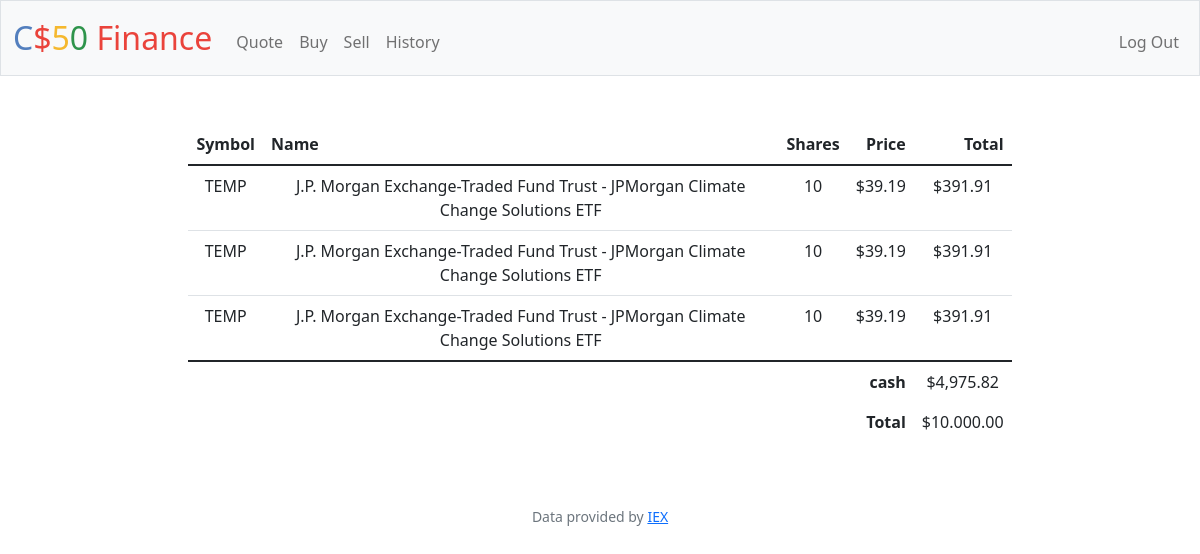
Screenshot of / (signed in) with the database file from the repository.
### tables this page shows
CREATE TABLE trans (
    id INTEGER PRIMARY KEY AUTOINCREMENT,
    user_id INTEGER NOT NULL,
    symbol TEXT NOT NULL,
    name TEXT NOT NULL,
    shares INTEGER NOT NULL,
    price REAL NOT NULL,
    total REAl NOT NULL,
    time DATETIME NOT NULL,
    FOREIGN KEY (user_id) REFERENCES users(id)
);

### app.py (the view)
@app.route("/")
@login_required
def index():
    if request.method == "GET":
        user_id = session['user_id']
        cash_place = db.execute("SELECT cash FROM users WHERE id = ?",session['user_id'])
        cash_place = cash_place[0]['cash']
        cash_place = f"${cash_place:,.2f}".format(cash_place)
        result = db.execute("SELECT * FROM trans WHERE user_id = ?",session['user_id'])
        for i,v in enumerate(result):
            price_temp = v['price']
            new_price_temp = f"${price_temp:,.2f}".format(price_temp)
            result[i]['price'] = new_price_temp
            total_temp = v['total']
            new_total = f"${total_temp:,.2f}".format(total_temp)
            v['total'] = new_total
        CASH_TOTAL_PLACE = "$10.000.00"
        return render_template("index.html",value=result,total=CASH_TOTAL_PLACE,cash_place=cash_place)

### app.py (called while the page is built)
@app.after_request
def after_request(response):
    response.headers["Cache-Control"] = "no-cache, no-store, must-revalidate"
    response.headers["Expires"] = 0
    response.headers["Pragma"] = "no-cache"
    return response

### helpers.py (called while the page is built)
def login_required(f):
    @wraps(f)
    def decorated_function(*args, **kwargs):
        if session.get("user_id") is None:
            return redirect("/login")
        return f(*args, **kwargs)
    return decorated_function

### templates/index.html (shortened to what this page needs)
{% extends 'layout.html' %}
{% block main %}
<div class="my-auto">
<table class="table ">
    <thead>
      <tr>
        <th class="text-start" scope="col">Symbol</th>
        <th class="text-start" scope="col">Name</th>
        <th class="text-end" scope="col">Shares</th>
        <th class="text-end" scope="col">Price</th>
        <th  class="text-end" scope="col">Total</th>
      </tr>
    </thead>
    <tbody>
        {% if value %}
        {% for each in value %}
        <tr>
            <td >{{each['symbol']}}</td>
            <td>{{each['name']}}</td>
            <td>{{each['shares']}}</td>
            <td>{{each['price']}}</td>
            <td>{{each['total']}}</td>
          </tr>
            {% endfor %}
        {% endif %}
    </tbody>
    <tfoot>
      <tr>
        <td  class=" fw-bold border-0" colspan="4" style="text-align:end;" >cash</td>
        <td  class="border-0" colspan="5">{{cash_place}}</td>
      </tr>
      <tr class="border-0">
        <td  class=" fw-bold border-0 col" colspan="4"
         style="text-align:end;" >Total</td>
        <td  class="border-0" colspan="5">{{total}}</td>
      </tr>
    </tfoot>
  </table>
</div>
{% endblock %}

### templates/layout.html (shortened to what this page needs)
<!DOCTYPE html>
<html lang="en">
    <head>
        <link href="https://cdn.jsdelivr.net/npm/bootstrap@5.1.3/dist/css/bootstrap.min.css" rel="stylesheet">
        <link href="/static/styles.css" rel="stylesheet">
    </head>
    <body>
        <nav class="bg-light border navbar navbar-expand-md navbar-light">
            <div class="container-fluid">
                <a class="navbar-brand" href="/"><span class="blue">C</span><span class="red">$</span><span class="yellow">5</span><span class="green">0</span> <span class="red">Finance</span></a>
                <div class="collapse navbar-collapse" id="navbar">
                    {% if session["user_id"] %}
                        <ul class="navbar-nav me-auto mt-2">
                            <li class="nav-item"><a class="nav-link" href="/quote">Quote</a></li>
                            <li class="nav-item"><a class="nav-link" href="/buy">Buy</a></li>
                            <li class="nav-item"><a class="nav-link" href="/sell">Sell</a></li>
                            <li class="nav-item"><a class="nav-link" href="/history">History</a></li>
                        </ul>
                        <ul class="navbar-nav ms-auto mt-2">
                            <li class="nav-item"><a class="nav-link" href="/logout">Log Out</a></li>
                        </ul>
                    {% else %}
                        <ul class="navbar-nav ms-auto mt-2">
                            <li class="nav-item"><a class="nav-link" href="/register">Register</a></li>
                            <li class="nav-item"><a class="nav-link" href="/login">Log In</a></li>
                        </ul>
                    {% endif %}
                </div>
            </div>
        </nav>
        <main class="container-fluid py-5 text-center">
            {% block main %}{% endblock %}
        </main>
        <footer class="mb-5 small text-center text-muted">
            Data provided by <a href="https://iexcloud.io/">IEX</a>
        </footer>
    </body>
</html>

### static/styles.css (style rules this page uses)
nav .navbar-brand { font-size: xx-large; }
nav .navbar-brand .blue { color: #537fbe; }
nav .navbar-brand .red { color: #ea433b; }
nav .navbar-brand .yellow { color: #f5b82e; }
nav .navbar-brand .green { color: #2e944b; }
.my-auto { width: 70%; margin: 0 auto; }

### rows the page displays
trans: symbol "TEMP", name "J.P. Morgan Exchange-Traded Fund Trust - JPMorgan Climate Change Solutions ETF", shares "10", price "$39.19", total "$391.91"
trans: symbol "TEMP", name "J.P. Morgan Exchange-Traded Fund Trust - JPMorgan Climate Change Solutions ETF", shares "10", price "$39.19", total "$391.91"
trans: symbol "TEMP", name "J.P. Morgan Exchange-Traded Fund Trust - JPMorgan Climate Change Solutions ETF", shares "10", price "$39.19", total "$391.91"

### other values shown
{{ cash_place }} "$4,975.82"
{{ total }} "$10.000.00"
